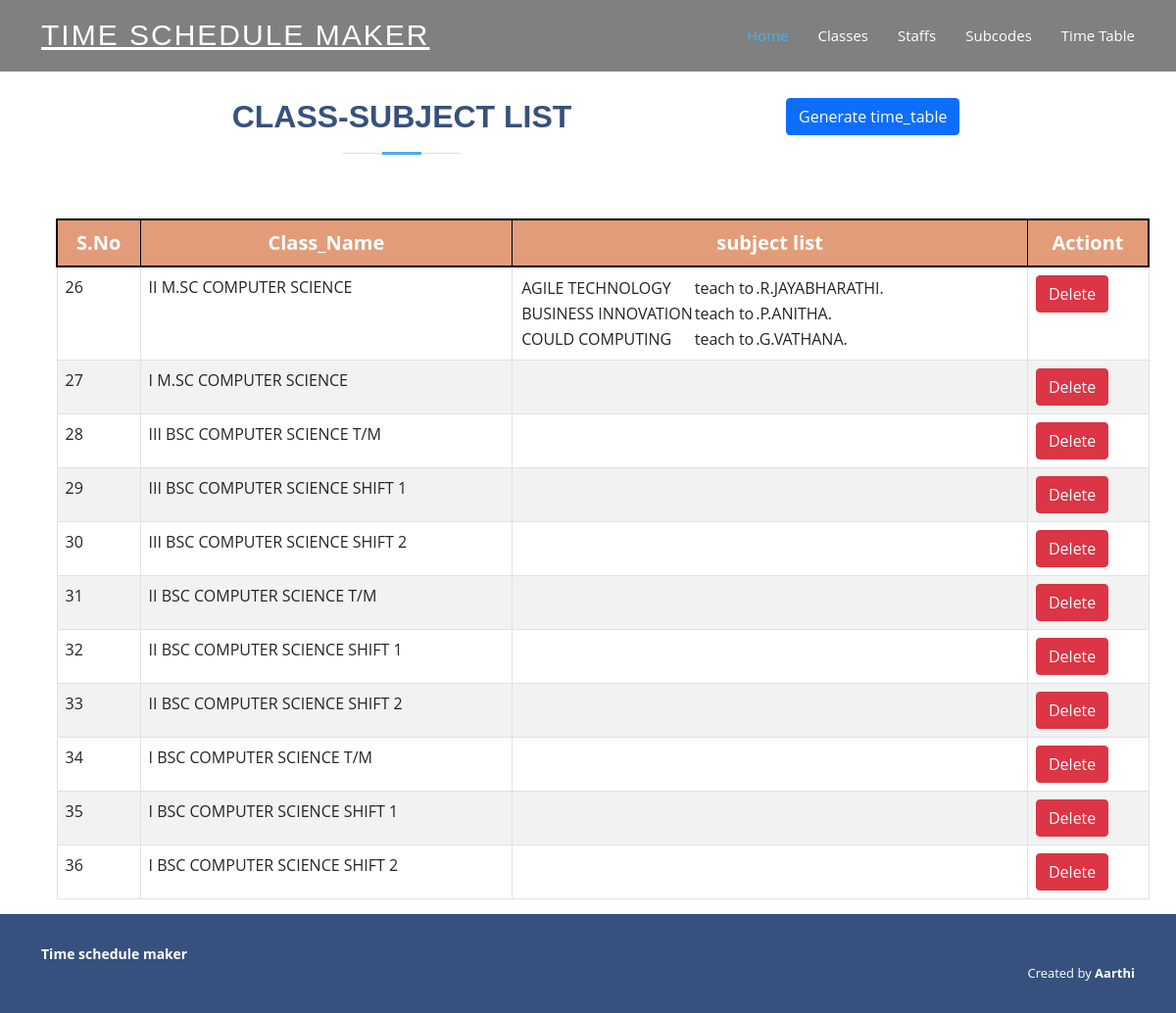
Page /admin/index.php?info=time_table (signed in) on the committed database.
### tables this page shows
CREATE TABLE `classes` (
  `id` int(30) NOT NULL,
  `name` varchar(50) NOT NULL,
  `alias` varchar(30) DEFAULT NULL
);

CREATE TABLE `class_subjects` (
  `id` int(30) NOT NULL,
  `class_id` int(30) NOT NULL,
  `subject_staff_id` int(30) NOT NULL,
  `subject_id` int(30) NOT NULL,
  `staff_id` int(30) DEFAULT NULL
);

CREATE TABLE `subjects` (
  `id` int(30) NOT NULL,
  `name` varchar(50) NOT NULL,
  `alias` varchar(30) DEFAULT NULL,
  `subcode` varchar(30) NOT NULL
);

CREATE TABLE `staffs` (
  `id` int(11) NOT NULL,
  `name` varchar(30) NOT NULL,
  `email` varchar(50) DEFAULT NULL,
  `password` varchar(40) DEFAULT NULL,
  `alias` varchar(10) NOT NULL,
  `is_available` tinyint(1) NOT NULL
);

### admin/time_table.php (the view, shortened to what this page needs)
<?php
  extract($_POST);
?>
<div class="container" style="margin-top:100px;">
<div class="row">
          <div class="col-md-8">
          <div class="section-title">
          <h2>Class-subject List</h2>
        </div>
          </div>
          <div class="col-md-4">
          <a href="generate_time_table.php" class="btn btn-primary">Generate time_table</a>
          </div>
         </div>
<table class='table table-responsive table-bordered table-striped table-hover' style=margin:15px;>
<tr style="font-size:20px;text-align:center;border:2px solid black;background-color: #EEA47F;color:white;">
    <th>S.No</th>
    <th>Class_Name</th>
    <th>subject list</th>
    <th>Actiont</th>
  </tr>
  <?php
	$que=mysqli_query($con,"select * from classes");
	while($row=mysqli_fetch_array($que))
	{
  ?>
  <tr>
    <td><?php echo $row['id'];?></td>
    <td ><?php echo $row['name'];?></td>
    <td>
        <table>
            <?php
            $class_id = $row['id'];
            $class_subject_query = mysqli_query($con,"select * from class_subjects where class_id='$class_id'");
           while($class_subject_row = mysqli_fetch_array($class_subject_query)){
               $subject_id = $class_subject_row['subject_id'];
               $subject_query = mysqli_query($con,"select name from subjects where id='$subject_id'");
               $subject_row = mysqli_fetch_array($subject_query);
               $staff_id = $class_subject_row['subject_staff_id'];
               $staff_query = mysqli_query($con,"select name from staffs where id='$staff_id'");
               $staff_row = mysqli_fetch_array($staff_query);
             echo "<tr><td>".$subject_row['name']."</td><td>teach to</td> <td>".$staff_row['name']."</td></tr>";
           }
            ?>
        </table>
    </td>
    <td>
    <a href="index.php?info=class_subject&delete_id=<?php echo$row['id']?>" class="btn btn-danger">Delete</a>
    </td>
  </tr>
  <?php
  }
  ?>
</table>
</div>

### assets/css/style.css (style rules this page uses)
body { font-family: "Open Sans", sans-serif; color: #444444; }
a { color: #47b2e4; text-decoration: none; }
h1, h2, h3, h4, h5, h6 { font-family: "Jost", sans-serif; }
.section-title { text-align: center; padding-bottom: 30px; }
.section-title h2 { font-size: 32px; font-weight: bold; text-transform: uppercase; margin-bottom: 20px; padding-bottom: 20px; position: relative; color: #37517e; }
.section-title h2::before { content: ""; position: absolute; display: block; width: 120px; height: 1px; background: #ddd; bottom: 1px; left: calc(50% - 60px); }
.section-title h2::after { content: ""; position: absolute; display: block; width: 40px; height: 3px; background: #47b2e4; bottom: 0; left: calc(50% - 20px); }

### rows in the picture
classes: id "26", name "II M.SC COMPUTER SCIENCE"
class_subjects: subject.name "AGILE TECHNOLOGY", staff.name ".R.JAYABHARATHI."
class_subjects: subject.name "BUSINESS INNOVATION", staffs.name ".P.ANITHA."
class_subjects: subject.name "COULD COMPUTING", staffs.name ".G.VATHANA."
classes: id "27", name "I M.SC COMPUTER SCIENCE"
classes: id "28", name "III BSC COMPUTER SCIENCE T/M"
classes: id "29", name "III BSC COMPUTER SCIENCE SHIFT 1"
classes: id "30", name "III BSC COMPUTER SCIENCE SHIFT 2"
classes: id "31", name "II BSC COMPUTER SCIENCE T/M"
classes: id "32", name "II BSC COMPUTER SCIENCE SHIFT 1"
classes: id "33", name "II BSC COMPUTER SCIENCE SHIFT 2"
classes: id "34", name "I BSC COMPUTER SCIENCE T/M"
classes: id "35", name "I BSC COMPUTER SCIENCE SHIFT 1"
classes: id "36", name "I BSC COMPUTER SCIENCE SHIFT 2"
